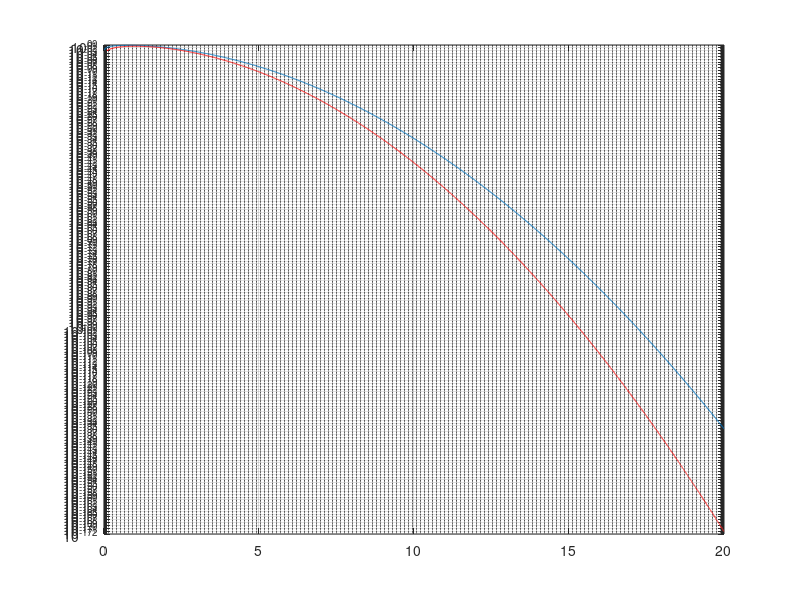
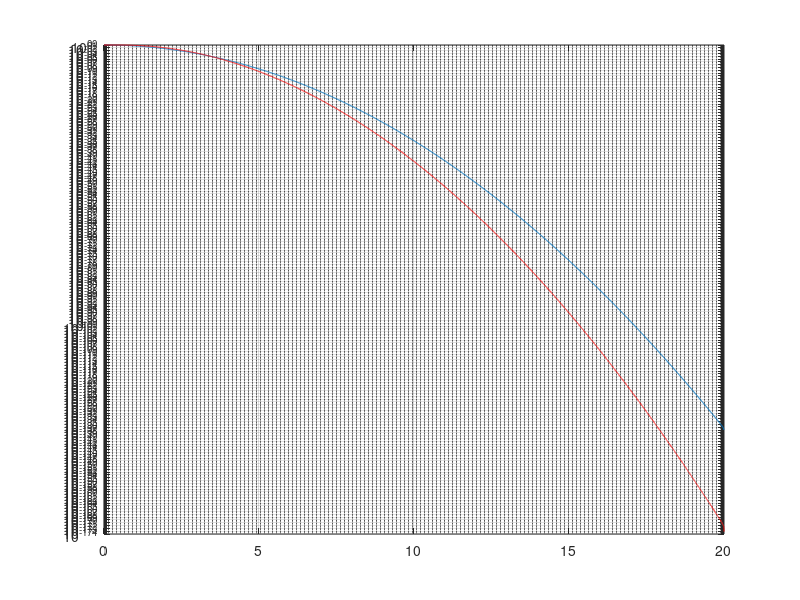

Reproduce these figures in MATLAB, in order.
% check_dist_rice_fst

dx=0.01;
maxx=20;
xr=0:dx:maxx;
nxr=length(xr);
xc=0:dx:maxx^2;
nxc=length(xc);
xxc=sqrt(xc);
ampric=1;
ampchiq=2;

crice=sqrt(pi/2)/ampric;
price0=crice*ricepdf(xr*crice,0,1);
sum(xr.*price0)*dx
farice0=cumsum(price0(nxr:-1:1))*dx;
farice0=farice0(nxr:-1:1);

cchiq=4/ampchiq;
pchiq0=cchiq*chi2pdf(xc*cchiq,4);
sum(xc.*pchiq0)*dx
fachiq0=cumsum(pchiq0(nxc:-1:1))*dx;
fachiq0=fachiq0(nxc:-1:1);

figure,semilogy(xr,price0),hold on,semilogy(xxc,pchiq0,'r '),grid on
figure,semilogy(xr,farice0),hold on,semilogy(xxc,fachiq0,'r '),grid on